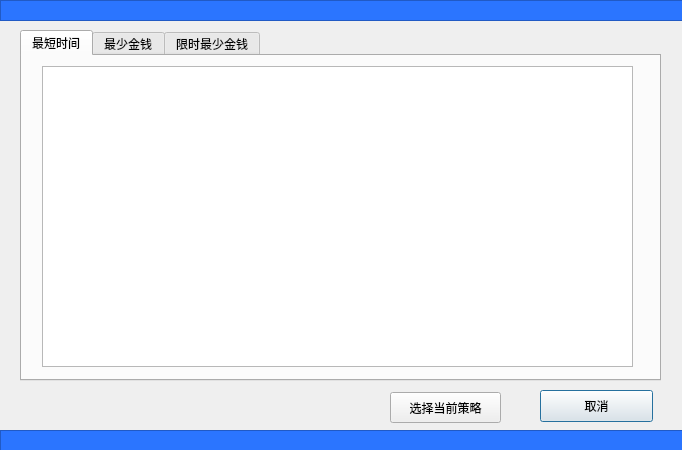
<?xml version="1.0" encoding="UTF-8"?>
<ui version="4.0">
 <class>ChooseWayDialog</class>
 <widget class="QDialog" name="ChooseWayDialog">
  <property name="geometry">
   <rect>
    <x>0</x>
    <y>0</y>
    <width>682</width>
    <height>450</height>
   </rect>
  </property>
  <property name="windowTitle">
   <string>旅行路线</string>
  </property>
  <widget class="QTabWidget" name="tabWidget">
   <property name="geometry">
    <rect>
     <x>20</x>
     <y>30</y>
     <width>641</width>
     <height>351</height>
    </rect>
   </property>
   <property name="styleSheet">
    <string notr="true">font: 10pt &quot;MS Shell Dlg 2&quot;;</string>
   </property>
   <property name="currentIndex">
    <number>0</number>
   </property>
   <widget class="QWidget" name="leastTime">
    <attribute name="title">
     <string>最短时间</string>
    </attribute>
    <widget class="QTableWidget" name="tableWidget_leastTime">
     <property name="geometry">
      <rect>
       <x>20</x>
       <y>10</y>
       <width>591</width>
       <height>301</height>
      </rect>
     </property>
    </widget>
   </widget>
   <widget class="QWidget" name="leastMoney">
    <attribute name="title">
     <string>最少金钱</string>
    </attribute>
    <widget class="QTableWidget" name="tableWidget_leastMoney">
     <property name="geometry">
      <rect>
       <x>20</x>
       <y>10</y>
       <width>591</width>
       <height>301</height>
      </rect>
     </property>
    </widget>
   </widget>
   <widget class="QWidget" name="limitTime">
    <attribute name="title">
     <string>限时最少金钱</string>
    </attribute>
    <widget class="QTableWidget" name="tableWidget_limitTime">
     <property name="geometry">
      <rect>
       <x>20</x>
       <y>10</y>
       <width>591</width>
       <height>301</height>
      </rect>
     </property>
    </widget>
   </widget>
  </widget>
  <widget class="QPushButton" name="cancel">
   <property name="geometry">
    <rect>
     <x>540</x>
     <y>390</y>
     <width>113</width>
     <height>32</height>
    </rect>
   </property>
   <property name="text">
    <string>取消</string>
   </property>
  </widget>
  <widget class="QFrame" name="frame">
   <property name="geometry">
    <rect>
     <x>0</x>
     <y>0</y>
     <width>691</width>
     <height>21</height>
    </rect>
   </property>
   <property name="styleSheet">
    <string notr="true">background-color: rgb(43, 117, 255);</string>
   </property>
   <property name="frameShape">
    <enum>QFrame::StyledPanel</enum>
   </property>
   <property name="frameShadow">
    <enum>QFrame::Raised</enum>
   </property>
  </widget>
  <widget class="QFrame" name="frame_2">
   <property name="geometry">
    <rect>
     <x>0</x>
     <y>430</y>
     <width>691</width>
     <height>21</height>
    </rect>
   </property>
   <property name="styleSheet">
    <string notr="true">background-color: rgb(43, 117, 255);</string>
   </property>
   <property name="frameShape">
    <enum>QFrame::StyledPanel</enum>
   </property>
   <property name="frameShadow">
    <enum>QFrame::Raised</enum>
   </property>
  </widget>
  <widget class="QPushButton" name="choosenow">
   <property name="geometry">
    <rect>
     <x>390</x>
     <y>392</y>
     <width>111</width>
     <height>31</height>
    </rect>
   </property>
   <property name="text">
    <string>选择当前策略</string>
   </property>
  </widget>
 </widget>
 <resources/>
 <connections/>
</ui>
